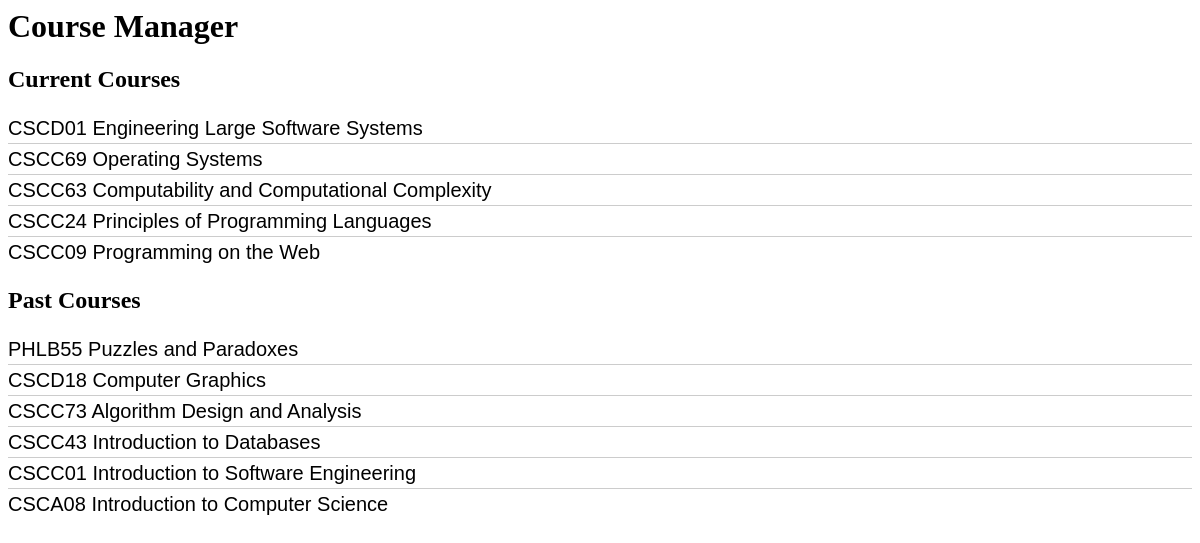
Page /courses/ on the committed database.
### courses/models.py (models this page shows, shortened)
class Course(models.Model):
    course_code = models.CharField(max_length=20)
    course_name = models.CharField(max_length=200)
    start_date = models.DateTimeField('course starting date')

### courses/views.py (the view)
# urls.py: path('', views.IndexView.as_view(), name='index'),
class IndexView(generic.ListView):
    template_name = 'courses/index.html'
    context_object_name = 'latest_course_list'
    def get_queryset(self):
        return Course.objects.filter(
            start_date__lte=timezone.now()
        ).order_by('-start_date')[:5]
    def get_context_data(self, **kwargs):
        data = super().get_context_data(**kwargs)
        data['past_course_list'] = Course.objects.filter(
            start_date__lte=timezone.now()).order_by('-start_date')[5:]
        return data

### courses/templates/courses/index.html (shortened to what this page needs)
{% load static %}
<link rel="stylesheet" type="text/css" href="{% static 'courses/style.css' %}">
<h1>Course Manager</h1>
<h2>Current Courses</h2>
{% if latest_course_list %}
    <ul>
    {% for course in latest_course_list %}
    <li><a href="{% url 'courses:detail' course.id %}">{{ course.course_code }} {{ course.course_name}}</a></li>
    {% endfor %}
    </ul>
{% else %}
    <p>No courses are registered.</p>
{% endif %}
<h2>Past Courses</h2>
{% if past_course_list %}
    <ul>
    {% for course in past_course_list %}
    <li><a href="{% url 'courses:detail' course.id %}">{{ course.course_code }} {{ course.course_name}}</a></li>
    {% endfor %}
    </ul>
{% else %}
    <p>No courses are taken in the past.</p>
{% endif %}

### courses/static/courses/style.css (style rules this page uses)
ul { list-style-type: none; margin: 0; padding: 0; }
li { font: 200 20px/1.5 Helvetica, Verdana, sans-serif; border-bottom: 1px solid #ccc; }
li:last-child { border: none; }
li a { text-decoration: none; color: #000; display: block; -webkit-transition: font-size 0.3s ease, background-color 0.3s ease; -moz-transition: font-size 0.3s ease, background-color 0.3s ease; -o-transition: font-size 0.3s ease, background-color 0.3s ease; -ms-transition: font-size 0.3s ease, background-color 0.3s ease; transition: font-size 0.3s ease, background-color 0.3s ease; }

### rows in the picture
Course: course_code "CSCD01", course_name "Engineering Large Software Systems"
Course: course_code "CSCC69", course_name "Operating Systems"
Course: course_code "CSCC63", course_name "Computability and Computational Complexity"
Course: course_code "CSCC24", course_name "Principles of Programming Languages"
Course: course_code "CSCC09", course_name "Programming on the Web"
Course: course_code "PHLB55", course_name "Puzzles and Paradoxes"
Course: course_code "CSCD18", course_name "Computer Graphics"
Course: course_code "CSCC73", course_name "Algorithm Design and Analysis"
Course: course_code "CSCC43", course_name "Introduction to Databases"
Course: course_code "CSCC01", course_name "Introduction to Software Engineering"
Course: course_code "CSCA08", course_name "Introduction to Computer Science"
